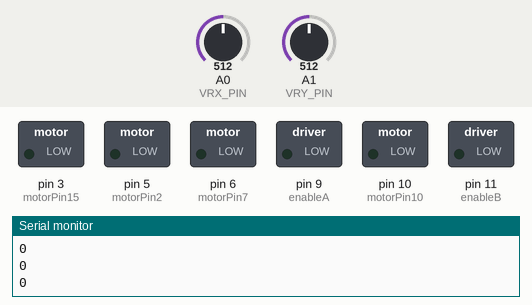
This sketch was run on a simulated Arduino Uno, built with avr-gcc and run on an emulated ATmega328P. On the bench: switched loads named in the sketch (green lamp = pin HIGH), the last lines printed to the serial monitor. The inputs (shaded band) are chosen by the test bench; at power-on: A1 (VRY_PIN) = 512, A0 (VRX_PIN) = 512.

Above: at 1.2 s.
1.3 s: A1 (VRY_PIN) set to 390
At 1.9 s:
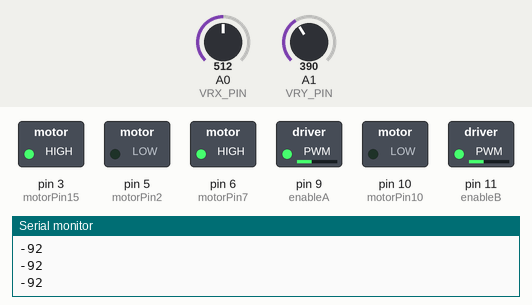
2.8 s: A1 (VRY_PIN) set to 122
At 4.0 s:
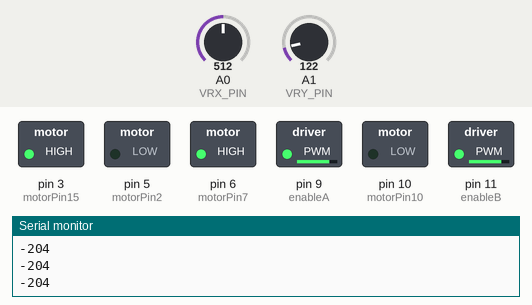
4.3 s: A1 (VRY_PIN) set to 716
At 5.5 s:
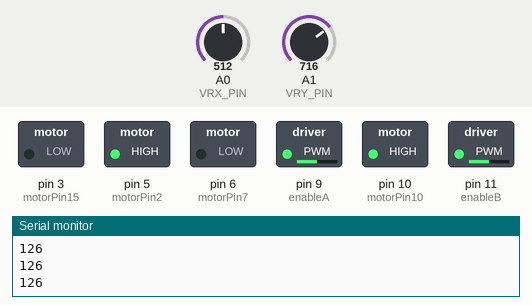
5.8 s: A1 (VRY_PIN) set to 810
At 6.5 s:
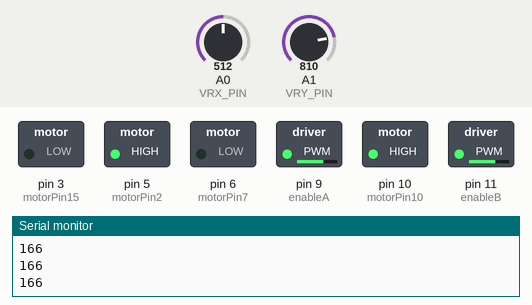
7.3 s: A1 (VRY_PIN) set to 900
At 7.8 s:
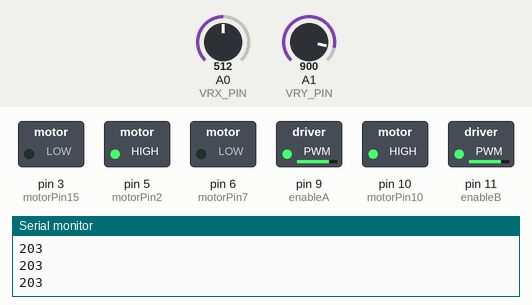
Timing chart, 0 to 9.8 s (numbered marks = the images above; inputs shaded):
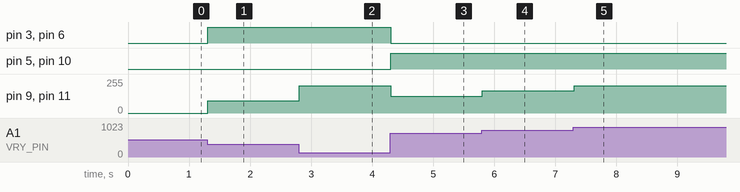

The sketch:

Joystick_L293D.ino
```cpp
#define VRX_PIN  A0 // Arduino pin connected to VRX pin
#define VRY_PIN  A1 // Arduino pin connected to VRY pin

#define LEFT_THRESHOLD  400
#define RIGHT_THRESHOLD 800
#define UP_THRESHOLD    400
#define DOWN_THRESHOLD  800

#define COMMAND_NO     0x00
#define COMMAND_LEFT   0x01
#define COMMAND_RIGHT  0x02
#define COMMAND_UP     0x04
#define COMMAND_DOWN   0x08

int xValue = 0 ; // To store value of the X axis
int yValue = 0 ; // To store value of the Y axis
int command = COMMAND_NO;

// MOTOR A
const int motorPin2 = 5;
const int motorPin7 = 6;
const int enableA = 9;    // PWM pin connected to Enable A

// MOTOR B
const int motorPin10 = 10;
const int motorPin15 = 3;
const int enableB = 11;    // PWM pin connected to Enable A


void setup() {
  // put your setup code here, to run once:
  pinMode(enableA, OUTPUT);
  pinMode(motorPin2, OUTPUT);
  pinMode(motorPin7, OUTPUT);

  pinMode(enableB, OUTPUT);
  pinMode(motorPin10, OUTPUT);
  pinMode(motorPin15, OUTPUT);

  digitalWrite(enableA, LOW);
  digitalWrite(motorPin2, LOW);
  digitalWrite(motorPin7, LOW);

  digitalWrite(enableB, LOW);
  digitalWrite(motorPin10, LOW);
  digitalWrite(motorPin15, LOW);
  Serial.begin(9600);
}

void loop() {
  // read analog X and Y analog values
  xValue = analogRead(VRX_PIN);
  yValue = analogRead(VRY_PIN);

  int yAngle = 0; // Initialize yAngle for speed

  // Define the dead zone threshold
  int deadZone = 20;
  int minSpeed = 50;  // Adjust this value based on motor requirements

  // Forward movement mapping (outside dead zone)
  if (yValue > 512 + deadZone) {
      yAngle = map(yValue, 512 + deadZone, 1023, minSpeed, 255); // Map upward movement to 0 to 255
  }
  // Backward movement mapping (outside dead zone)
  else if (yValue < 512 - deadZone) {
      yAngle = map(yValue, 512 - deadZone, 0, -minSpeed, -255); // Map downward movement to 0 to -255
  }
  // Within dead zone, set speed to zero (no movement)
  else {
      yAngle = 0;
  }

  if (yAngle > 0) {
    // Forward movement
    Serial.println(yAngle);
    // analogWrite(motorPin2, yAngle); // Set speed proportional to yAngle
    digitalWrite(motorPin2, HIGH);   // Direction for forward
    digitalWrite(motorPin7, LOW);   // Direction for forward
    analogWrite(enableA, yAngle);

    digitalWrite(motorPin10, HIGH);   // Direction for forward
    digitalWrite(motorPin15, LOW);   // Direction for forward
    analogWrite(enableB, yAngle);

  } else if (yAngle < 0) {
      // Backward movement
      Serial.println(yAngle);
      // analogWrite(motorPin2, abs(yAngle)); // Set speed proportional to abs(yAngle)
      digitalWrite(motorPin2, LOW);
      digitalWrite(motorPin7, HIGH);       // Direction for backward
      analogWrite(enableA, abs(yAngle));

      digitalWrite(motorPin10, LOW);
      digitalWrite(motorPin15, HIGH);       // Direction for backward
      analogWrite(enableB, abs(yAngle));
  } else {
      // Stop motors
      Serial.println(yAngle);
      digitalWrite(motorPin2, LOW);
      digitalWrite(motorPin7, LOW);
      digitalWrite(enableA, LOW);

      digitalWrite(motorPin10, LOW);
      digitalWrite(motorPin15, LOW);
      digitalWrite(enableB, LOW);
  }


  // // converts the analog value to commands
  // // reset commands
  // command = COMMAND_NO;

  // // check up/down commands
  // if (yValue < UP_THRESHOLD)
  //   command = command | COMMAND_UP;
  // else if (yValue > DOWN_THRESHOLD)
  //   command = command | COMMAND_DOWN;

  // // check left/right commands
  // if (xValue < LEFT_THRESHOLD)
  //   command = command | COMMAND_LEFT;
  // else if (xValue > RIGHT_THRESHOLD)
  //   command = command | COMMAND_RIGHT;

  // // NOTE: AT A TIME, THERE MAY BE NO COMMAND, ONE COMMAND OR TWO COMMANDS

  // // print command to serial and process command
  // if (command == COMMAND_NO) {
  //   Serial.println("COMMAND_NO");
  //   digitalWrite(motorPin2, LOW);
  //   digitalWrite(motorPin7, LOW);
  // }

  // if (command & COMMAND_UP) {
  //   Serial.println("COMMAND UP");
  //   digitalWrite(motorPin2, HIGH);
  //   digitalWrite(motorPin7, LOW);
  // }

  // if (command & COMMAND_DOWN) {
  //   Serial.println("COMMAND DOWN");
  //   digitalWrite(motorPin2, LOW);
  //   digitalWrite(motorPin7, HIGH);
  // }

  // if (command & COMMAND_LEFT) {
  //   Serial.println("COMMAND LEFT");
  //   // TODO: add your task here
  // }

  // if (command & COMMAND_RIGHT) {
  //   Serial.println("COMMAND RIGHT");
  //   // TODO: add your task here
  // }
}
```

Measured:
- after the input at 1.3 s, pin 3 (motorPin15), pin 6 (motorPin7): LOW → HIGH at once; pin 9 (enableA), pin 11 (enableB): 0/255 → 92/255 at once
- after the input at 2.8 s, pin 9 (enableA), pin 11 (enableB): 92/255 → 204/255 at once
- after the input at 4.3 s, pin 3 (motorPin15), pin 6 (motorPin7): HIGH → LOW at once; pin 5 (motorPin2), pin 10 (motorPin10): LOW → HIGH at once; pin 9 (enableA), pin 11 (enableB): 204/255 → 126/255 at once
- after the input at 5.8 s, pin 9 (enableA), pin 11 (enableB): 126/255 → 166/255 at once
- after the input at 7.3 s, pin 9 (enableA), pin 11 (enableB): 166/255 → 203/255 at once
